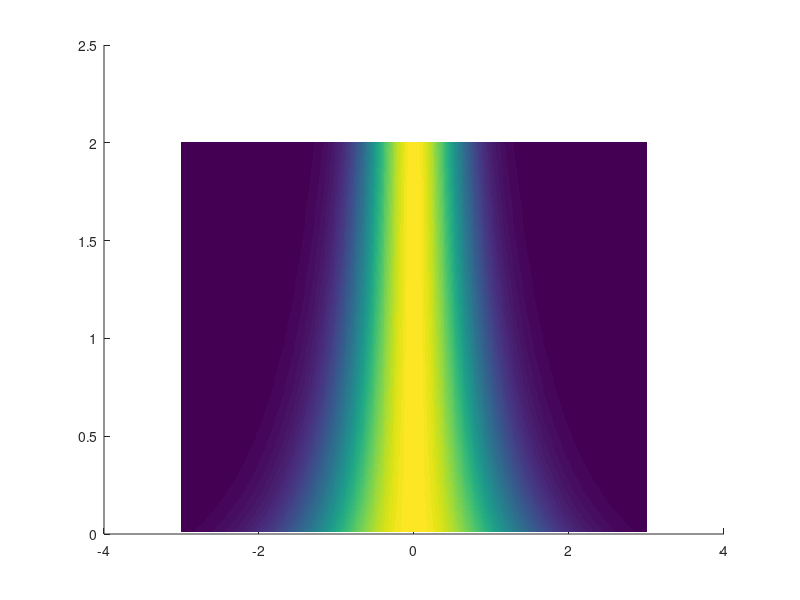

Source code (MATLAB): (Note: this script raises an error after producing the figure.)
rep = 'results/mixtures/';
if not(exist(rep))
    mkdir(rep);
end

% with wrong normalization: non-degenerated ==> BUG
H = @(x,z)1./sqrt(z) .* exp( -x.^2 .* z );
Hz = @(x,z)-(x.^2 + 1./(2*z)).*H(x,z);
Hxx = @(x,z)2*z.*(2*x.^2.*z - 1).*H(x,z);
Hzz = @(x,z)( 3/(4*z.^2) + x.^2./(2*z) + x.^4 ).*H(x,z);

% with correct normalization: degenerated
H = @(x,z)sqrt(z) .* exp( -x.^2 .* z );
Hz = @(x,z)(1./(2*z) - x.^2 ).*H(x,z);
Hxx = @(x,z)2*z.*(2*x.^2.*z - 1).*H(x,z);
Hzz = @(x,z)( x.^4 - x.^2./z - 1./(4*z.^2) ).*H(x,z);

% with no normalization: singular Gamma
H = @(x,z)exp( -x.^2 .* z );
Hz = @(x,z)-x.^2.*H(x,z);
Hxx = @(x,z)( 4*x.^2.*z.^2-2*z ).*H(x,z);
Hzz = @(x,z)x.^4.*H(x,z);


z = linspace(.01,2,512);
x = linspace(-3,3,513);
[Z,X] = meshgrid(z,x);


x0=0; z0=1/2;
Gamma = [H(0,2*z0), 0, Hz(0,2*z0);  0, Hxx(0,2*z0), 0; Hz(0,2*z0), 0, Hzz(0,2*z0) ];
U = Gamma \ [1;0;0]; % H(2) must be 0
eta = @(x,z)U(1)*H(x,z+1/2) + U(3)*Hz(x,z+1/2);

A = eta(X,Z)';
figure(1); 
clf; hold on;
imagesc(x,z,A);
colormap parula(256);
contour(x,z,A, linspace(-1,.999,20), 'k');
box on;
saveas(gcf, [rep 'mixtures-2d.png'], 'png');

figure(2); 
clf;
subplot(2,1,1);
plot(x, eta(x,1/2));
axis tight;
subplot(2,1,2);
plot(z, eta(0,z));
axis tight;
saveas(gcf, [rep 'mixtures-2d.eps'], 'epsc');


a = [1 0 -1/2; 0 -2 0; -1/2 0 3/4];